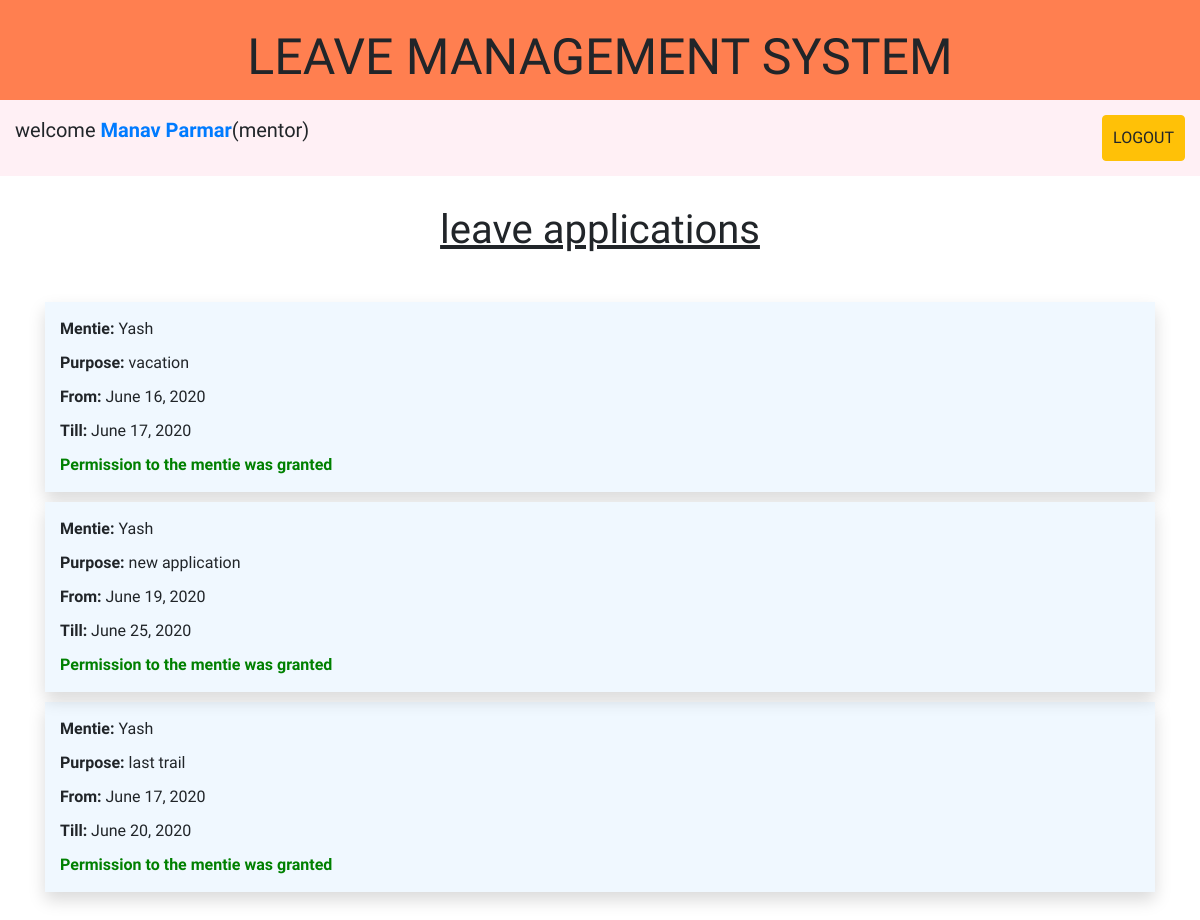
/leave-requests/ (signed in), run on the app's committed database.
### core/models.py (models this page shows, shortened)
class UserProfile(AbstractBaseUser):
    email = models.EmailField(max_length=255, unique=True)
    name = models.CharField(max_length=255)
    is_active = models.BooleanField(default=True)
    is_staff = models.BooleanField(default=False)
    is_student = models.BooleanField(default=False)
    is_mentor = models.BooleanField(default=False)
    is_warden = models.BooleanField(default=False)
    objects = UserProfileManager()
    USERNAME_FIELD = 'email'
    REQUIRED_FIELDS = ['name', ]
    def __str__(self):
        return self.email

class Applications(models.Model):
    mentor = models.ForeignKey(
        Mentor, on_delete=models.CASCADE)
    student = models.ForeignKey(
        Student, on_delete=models.CASCADE)
    purpose = models.TextField()
    date_from = models.DateField()
    till_date = models.DateField()
    approved = models.BooleanField(default=False)
    parent_approval = models.BooleanField(default=False)
    rejected = models.BooleanField(default=False)
    parent_rejection = models.BooleanField(default=False)
    left_hostel = models.BooleanField(default=False)
    returned_hostel = models.BooleanField(default=False)
    living_date = models.DateTimeField(auto_now_add=True, blank=True)
    returning_date = models.DateTimeField(auto_now_add=True, blank=True)
    is_delayed = models.BooleanField(default=False)
    reason = models.TextField()
    recommendation = models.TextField()
    message_to_parent = models.TextField()

class Student(models.Model):
    user = models.OneToOneField(UserProfile, on_delete=models.CASCADE)
    mentor = models.ForeignKey(Mentor, on_delete=models.CASCADE)

### core/views.py (the view)
# urls.py: path('leave-requests/', students_leave, name='requests'),
@login_required
@teacher_required
def students_leave(request):
    mentor = Mentor.objects.get(user=UserProfile.objects.get(
        email=request.user))
    leaves = Applications.objects.filter(mentor=mentor)
    return render(request, 'main/leave_requests.html', {
        'leaves': leaves
    })

### templates/main/leave_requests.html
{% extends 'base.html' %}
{% block requests %}
    <div class="request-header">
        <h1>leave applications</h1>
    </div>
    <div class="student-applications container" style="margin-bottom: 40px">
        {% for leave in leaves %}
            <div class="request-box shadow" data-aos="fade-up">
                <div><span><b>Mentie:</b>  </span>{{ leave.student.user.name }}</div>
                <div><span><b>Purpose:</b>  </span>{{ leave.purpose }}</div>
                <div><b>From:</b> {{ leave.date_from }}</div>
                <div><b>Till:</b> {{ leave.till_date }}</div>
                {% if leave.approved %}
                    <div><b style="color:green;">Permission to the mentie was granted</b></div>
                {% elif leave.rejected %}
                    <div><b style="color:red;">Permission to the mentie was denied</b></div>
                {% else %}
                    <div class="buttons" style="display:flex; flex-direction: row;">
                        <a href="{% url 'accept_rec' leave.pk %}" class="btn btn-success" style="margin-right: 25px">Accept</a>
                        <a href="{% url 'reject_reason' leave.pk %}" class="btn btn-danger" style="margin-right: 25px">Reject</a>
                    </div>
                {% endif %}
            </div>
        {% endfor %}
    </div>
{% endblock requests %}

### templates/base.html (shortened to what this page needs)
<!DOCTYPE html>
<html lang="en">
{% load crispy_forms_tags %}
<head>
    {% load static %}
    <link href="{% static 'css/style.css' %}" rel="stylesheet" type="text/css">
    <link rel="stylesheet" href="https://stackpath.bootstrapcdn.com/bootstrap/4.5.0/css/bootstrap.min.css">
    <link rel="stylesheet" href="https://cdnjs.cloudflare.com/ajax/libs/font-awesome/4.7.0/css/font-awesome.min.css">
    <link href="https://unpkg.com/aos@2.3.1/dist/aos.css" rel="stylesheet" />
</head>
<body>
    <div class="header shadow-lg">
        LEAVE MANAGEMENT SYSTEM
    </div>
    {% if user.is_authenticated %}
        {% if user.is_mentor %}
            <div class="logged-in-nav">
                <span> welcome <b><a href="{% url 'teacher-view' %}">{{ user.name }}</a></b>(mentor) </span>
                <a class="btn btn-warning" href="{% url 'logout' %}" style="padding:10px;">LOGOUT</a>
            </div>
            {% block requests %}
            {% endblock requests %}
        {% endif %}
    {% else %}
        {% block home %}
        {% endblock home %}
        {% block parent_approval %}
        {% endblock parent_approval %}
    {% endif %}
</body>
</html>

### static/css/style.css (style rules this page uses)
* { box-sizing: border-box; margin: 0; padding: 0; font-family: 'Ubuntu', sans-serif; }
a { text-decoration: none; }
.header { height: 100px; text-align: center; font-size: 50px; padding: 20px; background: coral; }
.logged-in-nav { padding: 15px; display: flex; justify-content: space-between; align-content: center; background: lavenderblush; }
.logged-in-nav span { font-size: 20px; }
.logged-in-nav span b { color: crimson; }
.request-box, .mail-response { display: flex; flex-direction: column; margin-top: 10px; padding: 10px; background: aliceblue; }
.request-box>div { padding: 5px; }
.request-header { text-align: center; padding: 30px; text-decoration: underline; }

### data on the page
UserProfile: name "Manav Parmar"
Applications: student.user.name "Yash", purpose "vacation", date_from "June 16, 2020", till_date "June 17, 2020", approved "Permission to the mentie was granted"
Applications: student.user.name "Yash", purpose "new application", date_from "June 19, 2020", till_date "June 25, 2020", approved "Permission to the mentie was granted"
Applications: student.user.name "Yash", purpose "last trail", date_from "June 17, 2020", till_date "June 20, 2020", approved "Permission to the mentie was granted"
